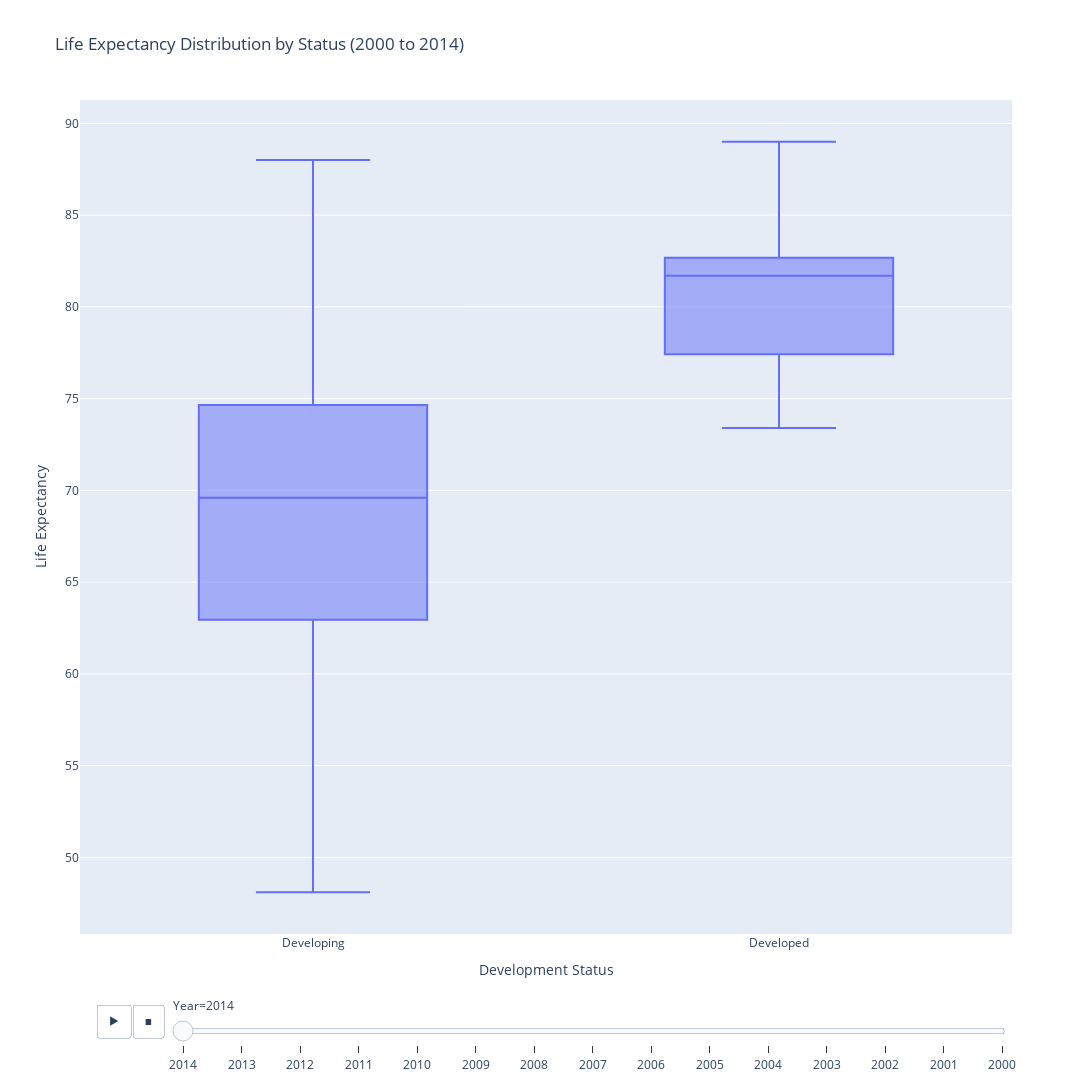

The code cell stored with this chart in its notebook:
### Markdown cell above
#### 6. Comparing the life expectancy from 2000 to 2015 by the status

### Code cell
fig = px.box(df_filtered, x='Status', y='Life expectancy ',title='Life Expectancy Distribution by Status (2000 to 2014)',animation_frame='Year',labels={'Life expectancy': 'Life Expectancy', 'Status': 'Development Status'})

fig.update_layout(
    xaxis_title='Development Status',
    yaxis_title='Life Expectancy',
    width=1200,
    height=1200
)
fig.frames = fig.frames[::-1] # reversing the frame in order to have a progessive plot
fig.show()

### Figure 1 — Plotly figure (JSON) as saved in the notebook; plotly's stock layout.template omitted (floating-point values rounded to 4 significant figures; data arrays with more than 128 entries replaced by an {"elided": "..."} marker saying what was removed)
{"data": [{"alignmentgroup": "True", "hovertemplate": "Year=2014<br>Development Status=%{x}<br>Life expectancy =%{y}<extra></extra>", "legendgroup": "", "marker": {"color": "#636efa"}, "name": "", "notched": false, "offsetgroup": "", "orientation": "v", "showlegend": false, "type": "box", "x": {"elided": "131 str values"}, "x0": " ", "xaxis": "x", "y": {"elided": "131 float values"}, "y0": " ", "yaxis": "y"}], "layout": {"boxmode": "group", "height": 1200, "legend": {"tracegroupgap": 0}, "sliders": [{"active": 0, "currentvalue": {"prefix": "Year="}, "len": 0.9, "pad": {"b": 10, "t": 60}, "steps": [{"args": [["2014"], {"frame": {"duration": 0, "redraw": true}, "fromcurrent": true, "mode": "immediate", "transition": {"duration": 0, "easing": "linear"}}], "label": "2014", "method": "animate"}, {"args": [["2013"], {"frame": {"duration": 0, "redraw": true}, "fromcurrent": true, "mode": "immediate", "transition": {"duration": 0, "easing": "linear"}}], "label": "2013", "method": "animate"}, {"args": [["2012"], {"frame": {"duration": 0, "redraw": true}, "fromcurrent": true, "mode": "immediate", "transition": {"duration": 0, "easing": "linear"}}], "label": "2012", "method": "animate"}, {"args": [["2011"], {"frame": {"duration": 0, "redraw": true}, "fromcurrent": true, "mode": "immediate", "transition": {"duration": 0, "easing": "linear"}}], "label": "2011", "method": "animate"}, {"args": [["2010"], {"frame": {"duration": 0, "redraw": true}, "fromcurrent": true, "mode": "immediate", "transition": {"duration": 0, "easing": "linear"}}], "label": "2010", "method": "animate"}, {"args": [["2009"], {"frame": {"duration": 0, "redraw": true}, "fromcurrent": true, "mode": "immediate", "transition": {"duration": 0, "easing": "linear"}}], "label": "2009", "method": "animate"}, {"args": [["2008"], {"frame": {"duration": 0, "redraw": true}, "fromcurrent": true, "mode": "immediate", "transition": {"duration": 0, "easing": "linear"}}], "label": "2008", "method": "animate"}, {"args": [["2007"], {"frame": {"duration": 0, "redraw": true}, "fromcurrent": true, "mode": "immediate", "transition": {"duration": 0, "easing": "linear"}}], "label": "2007", "method": "animate"}, {"args": [["2006"], {"frame": {"duration": 0, "redraw": true}, "fromcurrent": true, "mode": "immediate", "transition": {"duration": 0, "easing": "linear"}}], "label": "2006", "method": "animate"}, {"args": [["2005"], {"frame": {"duration": 0, "redraw": true}, "fromcurrent": true, "mode": "immediate", "transition": {"duration": 0, "easing": "linear"}}], "label": "2005", "method": "animate"}, {"args": [["2004"], {"frame": {"duration": 0, "redraw": true}, "fromcurrent": true, "mode": "immediate", "transition": {"duration": 0, "easing": "linear"}}], "label": "2004", "method": "animate"}, {"args": [["2003"], {"frame": {"duration": 0, "redraw": true}, "fromcurrent": true, "mode": "immediate", "transition": {"duration": 0, "easing": "linear"}}], "label": "2003", "method": "animate"}, {"args": [["2002"], {"frame": {"duration": 0, "redraw": true}, "fromcurrent": true, "mode": "immediate", "transition": {"duration": 0, "easing": "linear"}}], "label": "2002", "method": "animate"}, {"args": [["2001"], {"frame": {"duration": 0, "redraw": true}, "fromcurrent": true, "mode": "immediate", "transition": {"duration": 0, "easing": "linear"}}], "label": "2001", "method": "animate"}, {"args": [["2000"], {"frame": {"duration": 0, "redraw": true}, "fromcurrent": true, "mode": "immediate", "transition": {"duration": 0, "easing": "linear"}}], "label": "2000", "method": "animate"}], "x": 0.1, "xanchor": "left", "y": 0, "yanchor": "top"}], "title": {"text": "Life Expectancy Distribution by Status (2000 to 2014)"}, "updatemenus": [{"buttons": [{"args": [null, {"frame": {"duration": 500, "redraw": true}, "fromcurrent": true, "mode": "immediate", "transition": {"duration": 500, "easing": "linear"}}], "label": "&#9654;", "method": "animate"}, {"args": [[null], {"frame": {"duration": 0, "redraw": true}, "fromcurrent": true, "mode": "immediate", "transition": {"duration": 0, "easing": "linear"}}], "label": "&#9724;", "method": "animate"}], "direction": "left", "pad": {"r": 10, "t": 70}, "showactive": false, "type": "buttons", "x": 0.1, "xanchor": "right", "y": 0, "yanchor": "top"}], "width": 1200, "xaxis": {"anchor": "y", "domain": [0, 1], "title": {"text": "Development Status"}}, "yaxis": {"anchor": "x", "domain": [0, 1], "title": {"text": "Life Expectancy"}}}}
